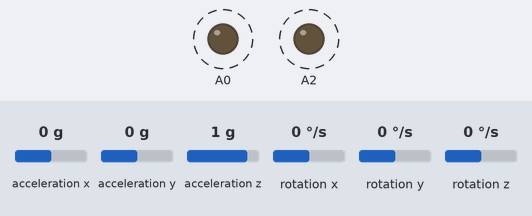
Simulated run of this sketch. Board: Arduino Uno, built with avr-gcc and run on an emulated ATmega328P. Shown: output pins drawn as LEDs (lit = HIGH). Wiring (inferred from the names in the program): MPU-6050 motion sensor at I2C address 0x68. Dashed ring = blinking. The test bench sets the inputs (shaded band); at power-on: acceleration x 0 g, acceleration y 0 g, acceleration z 1 g, rotation x 0 °/s, rotation y 0 °/s, rotation z 0 °/s. What the sketch prints to the serial monitor is not drawn.

Above: at 0.07 s.
Timing chart, 0 to 3.0 s (numbered marks = the images above):
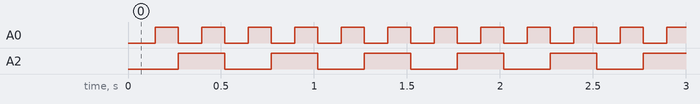

The sketch:

mpu_multiplex.ino
```cpp
#include<Wire.h>
const int MPU = 0x68; // I2C address of the MPU-6050
int16_t AcX, AcY, AcZ, Tmp, GyX, GyY, GyZ;
double compAngleX, compAngleY,/*gzangle,*/compAnglez, timer;
double accXangle , accYangle, acczangle , gyroXrate , gyroYrate, gyroZrate;
double gyroXAngle, gyroYAngle, gyroZAngle;
// float rgyro,w;
int ap = 0.955;

void getraw(const int add)
{
  Wire.beginTransmission(add);
  Wire.write(0x3B);  // starting with register 0x3B (ACCEL_XOUT_H)
  Wire.endTransmission(false);
  // Serial.println("HERE");
  Wire.requestFrom(add, 14, true); // request a total of 14 registers
  AcX = Wire.read() << 8 | Wire.read(); // 0x3B (ACCEL_XOUT_H) & 0x3C (ACCEL_XOUT_L)
  AcY = Wire.read() << 8 | Wire.read(); // 0x3D (ACCEL_YOUT_H) & 0x3E (ACCEL_YOUT_L)
  AcZ = Wire.read() << 8 | Wire.read(); // 0x3F (ACCEL_ZOUT_H) & 0x40 (ACCEL_ZOUT_L)
  Tmp = Wire.read() << 8 | Wire.read(); // 0x41 (TEMP_OUT_H) & 0x42 (TEMP_OUT_L)
  GyX = Wire.read() << 8 | Wire.read(); // 0x43 (GYRO_XOUT_H) & 0x44 (GYRO_XOUT_L)
  GyY = Wire.read() << 8 | Wire.read(); // 0x45 (GYRO_YOUT_H) & 0x46 (GYRO_YOUT_L)
  GyZ = Wire.read() << 8 | Wire.read(); // 0x47 (GYRO_ZOUT_H) & 0x48 (GYRO_ZOUT_L)


  accXangle = (atan2(AcY, AcZ) * RAD_TO_DEG);
  accYangle = (atan2(AcX, AcZ) * RAD_TO_DEG);
  acczangle = (atan2(AcX, AcY) * RAD_TO_DEG); /* my attempt to calculate yaw but not correct*/
  gyroXrate = GyX / 16.5;
  gyroYrate = GyY / 16.5;
  gyroZrate = GyZ / 16.5;
  timer = millis();
  //angular position
  gyroXAngle += gyroXrate * (millis() - timer) / 1000;
  gyroYAngle += gyroYrate * (millis() - timer) / 1000;
  gyroZAngle += gyroZrate * (millis() - timer) / 1000; /* my attempt to calculate yaw but not correct*/
  //---------------------------\\
  //COMPLIMENTRY FILTER STARTED\\
  //---------------------------\\

  compAngleX = ap * (compAngleX + gyroXAngle) + (1 - ap) * accXangle;
  compAngleY = ap * (compAngleY + gyroYAngle) + (1 - ap) * accYangle;
  compAnglez = ap * (compAnglez + gyroZAngle) + (1 - ap) * acczangle; /*yaw but not correct*/

  Serial.print("compAngleX: ");
  Serial.println(compAngleX);
  Serial.print("compAngleY: ");
  Serial.println(compAngleY);
  Serial.print("compAnglez: ");
  Serial.println(compAnglez);

}

void wakeupmpu()
{
  Wire.begin();
  Wire.beginTransmission(MPU);
  Wire.write(0x6B);  // PWR_MGMT_1 register
  Wire.write(0);  // set to zero (wakes up the MPU-6050)
  Wire.endTransmission(true);
}
void setup()
{

  Serial.begin(115200);
  pinMode(A0, OUTPUT);
  pinMode(A2, OUTPUT);

}
int loopnumber;
void loop()
{
  wakeupmpu();
  delay(20);
  digitalWrite(A0, loopnumber % 2);
  digitalWrite(A2, loopnumber / 2);
  Serial.print("#############################");
  Serial.print(loopnumber);
  Serial.println("#################################");
  getraw(MPU);
  loopnumber++;
  if (loopnumber == 4)
  {
    loopnumber = 0;
  }
  delay(100);
}
```

Measured:
- by itself, A0: alternates HIGH for 0.13 s and LOW for 0.13 s
- by itself, A2: alternates HIGH for 0.25 s and LOW for 0.25 s
